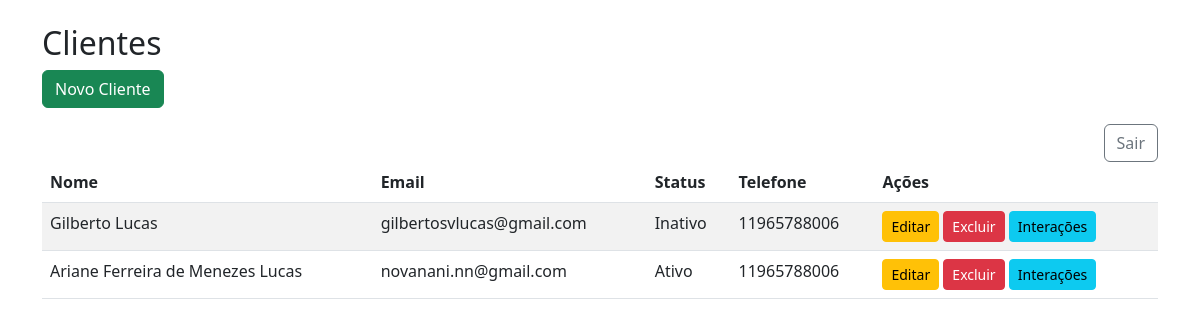
The app's page /clientes/ (signed in) with its own data.
### clientes/models.py (models this page shows, shortened)
class Cliente(models.Model):
    STATUS_CHOICES = [
        ('ativo', 'Ativo'),
        ('inativo', 'Inativo'),
        ('prospect', 'Prospect'),
    ]
    nome = models.CharField(max_length=150)
    email = models.EmailField(unique=True)
    telefone = models.CharField(max_length=20, blank=True)
    endereco = models.TextField(blank=True)
    status = models.CharField(max_length=10, choices=STATUS_CHOICES, default='prospect')
    data_criacao = models.DateTimeField(auto_now_add=True)

### clientes/views.py (the view)
# urls.py: path('', views.lista_clientes, name='lista_clientes'),
@login_required
def lista_clientes(request):
    clientes = Cliente.objects.all()
    return render(request, 'clientes/lista.html', {'clientes': clientes})

### Templates/Clientes/lista.html (shortened to what this page needs)
<!DOCTYPE html>
<html>
<head>
    <link href="https://cdn.jsdelivr.net/npm/bootstrap@5.3.0/dist/css/bootstrap.min.css" rel="stylesheet">
</head>
<body class="p-4">
<div class="container">
    <h2>Clientes</h2>
    <a href="/clientes/novo/" class="btn btn-success mb-3">Novo Cliente</a>
    <form method="post" action="{% url 'logout' %}">
    <button type="submit" class="btn btn-outline-secondary float-end">Sair</button>
</form>
    <table class="table table-striped">
    <thead>
        <tr>
            <th>Nome</th>
            <th>Email</th>
            <th>Status</th>
            <th>Telefone</th>
            <th>Ações</th>
        </tr>
    </thead>
    <tbody>
        {% for cliente in clientes %}
        <tr>
            <td>{{ cliente.nome }}</td>
            <td>{{ cliente.email }}</td>
            <td>{{ cliente.get_status_display }}</td>
            <td>{{ cliente.telefone }}</td>
            <td>
                <a href="{% url 'editar_cliente' cliente.id %}" class="btn btn-sm btn-warning">Editar</a>
                <a href="{% url 'excluir_cliente' cliente.id %}" class="btn btn-sm btn-danger">Excluir</a>
                <a href="{% url 'listar_interacoes' cliente.id %}" class="btn btn-sm btn-info">Interações</a>
            </td>
        </tr>
        {% empty %}
        <tr><td colspan="5">Nenhum cliente cadastrado.</td></tr>
        {% endfor %}
    </tbody>
</table>

### records on screen
Cliente: nome "Gilberto Lucas", email "gilbertosvlucas@gmail.com", status "Inativo", telefone "11965788006"
Cliente: nome "Ariane Ferreira de Menezes Lucas", email "novanani.nn@gmail.com", status "Ativo", telefone "11965788006"
